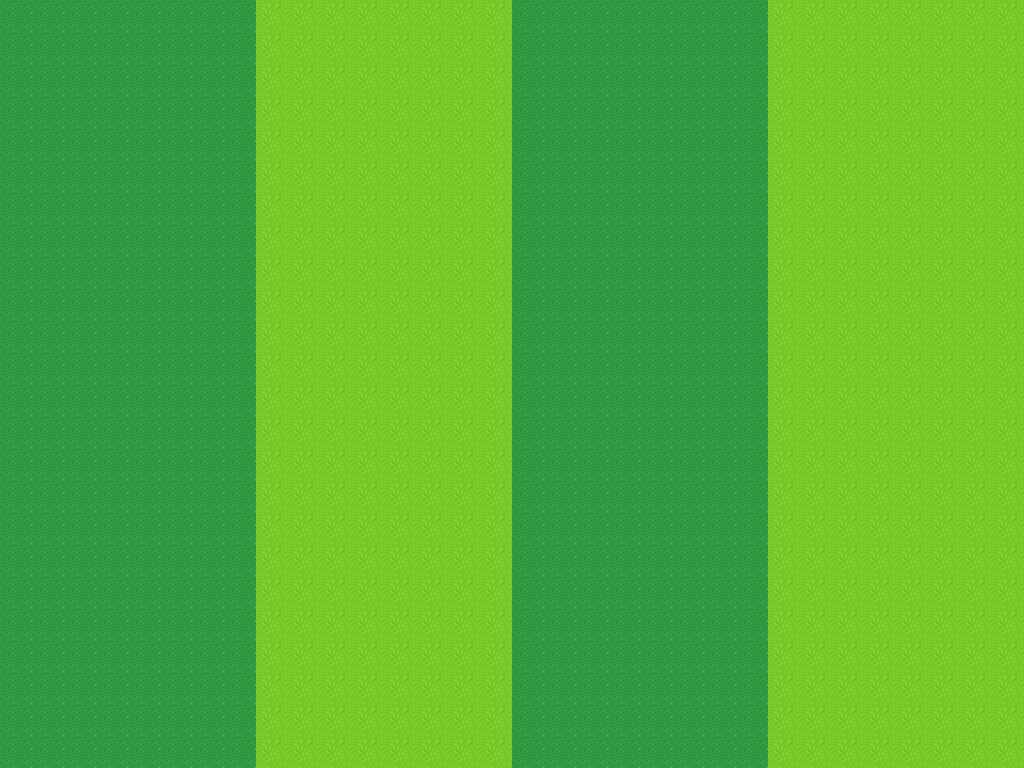

Rendered tile map (Tiled .tmx) drawn with the repository's tilesets; below, a short description and the map source with its tile grids summarised:
An orthogonal 32x24 tile map with 32x32 px tiles, 1 tile layer (Tile Layer 1), 2 tilesets.

<map version="1.0" orientation="orthogonal" renderorder="right-down" width="32" height="24" tilewidth="32" tileheight="32">
 <tileset firstgid="1" name="grass1" tilewidth="32" tileheight="32">
  <image source="grass4.png" width="32" height="32" />
 </tileset>
 <tileset firstgid="2" name="grass5" tilewidth="32" tileheight="32">
  <image source="grass5.png" width="32" height="32" />
 </tileset>
 <layer name="Tile Layer 1" width="32" height="24">
  <data>[768 cells, 768 non-empty, 2 distinct tile ids]</data>
 </layer>
</map>
